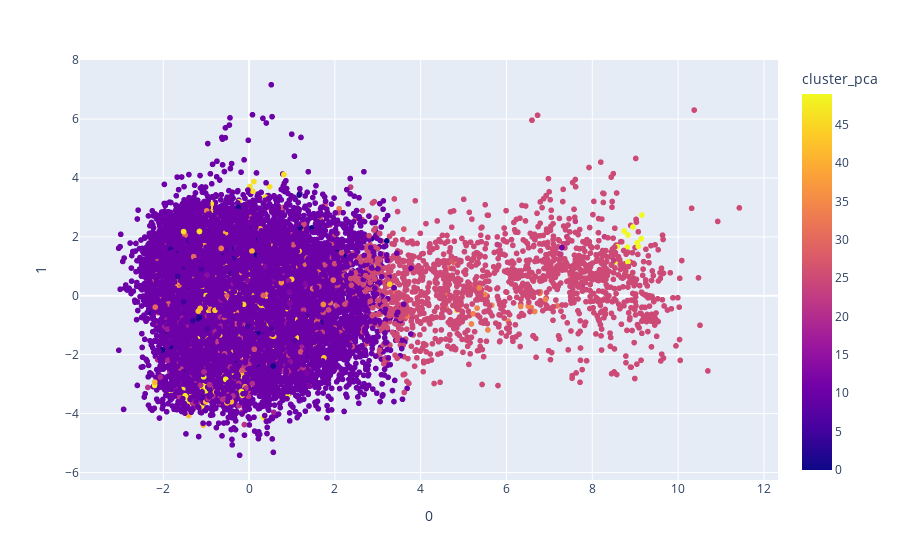

Notebook code for this chart:
### Code cell
fig = px.scatter(projection_music, x=0, y=1, color="cluster_pca",
                 hover_data=[0, 1, 'song'])
fig.show()

### Figure 1 — Plotly figure (JSON) as saved in the notebook; plotly's stock layout.template omitted (floating-point values rounded to 4 significant figures; data arrays with more than 128 entries replaced by an {"elided": "..."} marker saying what was removed)
{"data": [{"customdata": {"elided": "21546x1 str values"}, "hovertemplate": "0=%{x}<br>1=%{y}<br>song=%{customdata[0]}<br>cluster_pca=%{marker.color}<extra></extra>", "legendgroup": "", "marker": {"color": {"elided": "21546 int values"}, "coloraxis": "coloraxis", "symbol": "circle"}, "mode": "markers", "name": "", "showlegend": false, "type": "scattergl", "x": {"elided": "21546 float values"}, "xaxis": "x", "y": {"elided": "21546 float values"}, "yaxis": "y"}], "layout": {"coloraxis": {"colorbar": {"title": {"text": "cluster_pca"}}, "colorscale": [[0, "#0d0887"], [0.1111, "#46039f"], [0.2222, "#7201a8"], [0.3333, "#9c179e"], [0.4444, "#bd3786"], [0.5556, "#d8576b"], [0.6667, "#ed7953"], [0.7778, "#fb9f3a"], [0.8889, "#fdca26"], [1, "#f0f921"]]}, "legend": {"tracegroupgap": 0}, "margin": {"t": 60}, "xaxis": {"anchor": "y", "domain": [0, 1], "title": {"text": "0"}}, "yaxis": {"anchor": "x", "domain": [0, 1], "title": {"text": "1"}}}}
